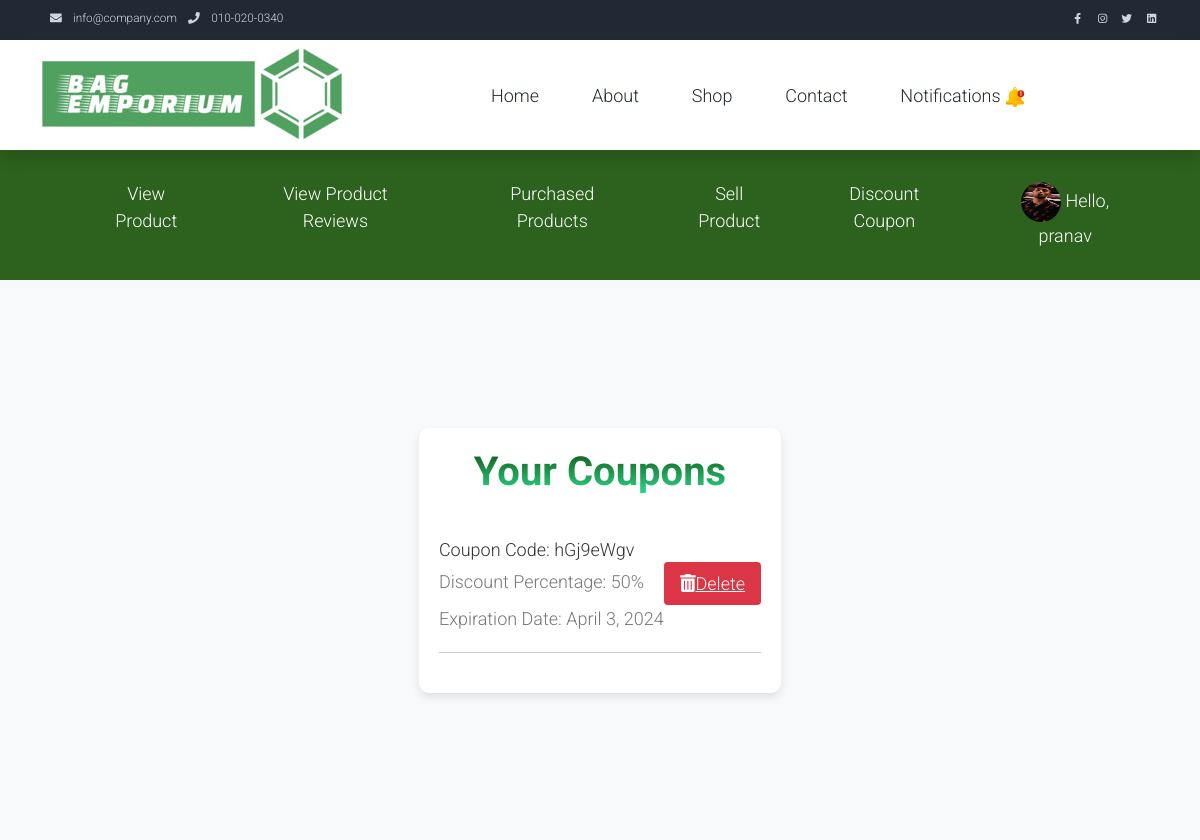
Before: /myauth/coupon_list/ (signed in) with the older database file.
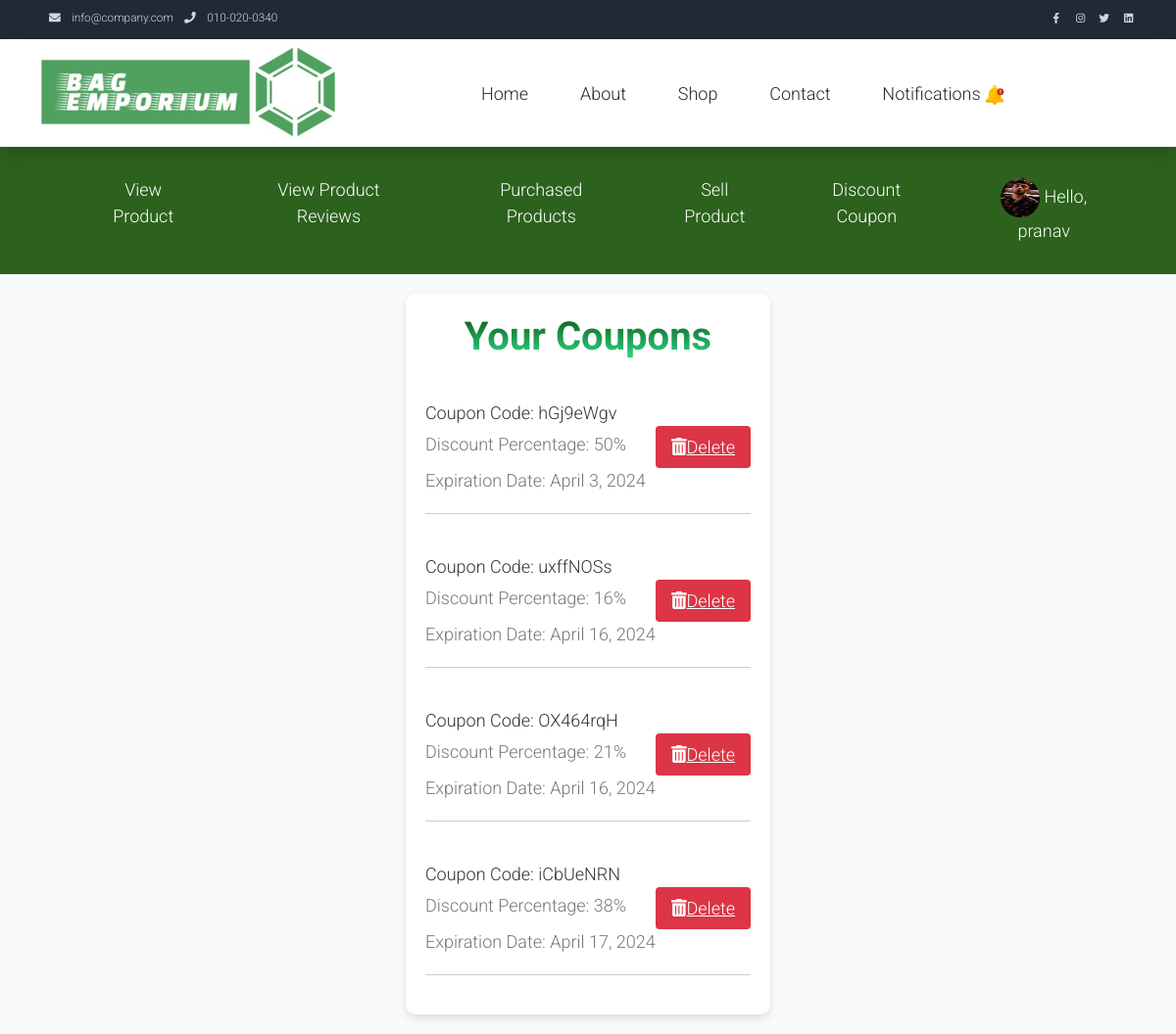
After: the same page with the newer database file.
### myauth/models.py (models this page shows)
class Coupon(models.Model):
    coupon_code = models.CharField(max_length=8, unique=True)
    discount_percentage = models.PositiveIntegerField()
    seller_id = models.ForeignKey(User, on_delete=models.DO_NOTHING, null=True, blank=True)
    visibility = models.BooleanField(default=True)
    expiration_date = models.DateField(default='2099-12-31')  # Manually defining default value

### myauth/views.py (the view)
# urls.py: path('coupon_list/', views.display_seller_coupons, name='seller_coupons'),
def display_seller_coupons(request):
    user = request.user
    print(user)
    coupons = Coupon.objects.filter(seller_id=user.id, visibility=True)
    return render(request, 'seller_coupon_list.html', {'coupons': coupons})

### templates/seller_coupon_list.html (shortened to what the changed rows need)
{% load static %}
<!DOCTYPE html>
<html lang="en">
<head>
    <link rel="stylesheet" href="{% static 'assets/css/bootstrap.min.css' %}">
    <link rel="stylesheet" href="{% static 'assets/css/templatemo.css' %}">
    <link rel="stylesheet" href="{% static 'assets/css/custom.css' %}">
    <link rel="stylesheet" href="{% static 'assets/css/fontawesome.min.css' %}">
</head>
<body>
    <!DOCTYPE html>
    <html lang="en">
    <head>
    </head>
    <body>
    </body>
    </html>
    <!DOCTYPE html>
    <html lang="en">
    <head>
        <link rel="stylesheet" href="https://cdnjs.cloudflare.com/ajax/libs/font-awesome/5.15.4/css/all.min.css">
    </head>
    <div class="bbody">
    <body>
        <div class="containerr">
            <h1 class="grad-text">Your Coupons</h1>
            <ul class="coupon-list">
                {% for coupon in coupons %}
                <li class="coupon-item">
                    <div class="coupon-details">
                        <div class="coupon-code">Coupon Code: {{ coupon.coupon_code }}</div>
                        <div class="discount-percentage">Discount Percentage: {{ coupon.discount_percentage }}%</div>
                        <div class="expiration-date">Expiration Date: {{ coupon.expiration_date }}</div>
                    </div>
                    <a href="http://127.0.0.1:8000/myauth/delete_coupon/{{ coupon.id }}/" class="delete-button" id="deleteCoupon{{ coupon.id }}"><i class="fas fa-trash-alt"></i>Delete</a>
                </li>
                {% empty %}
                <li class="empty-coupons">No coupons available.</li>
                {% endfor %}
            </ul>
        </div>
    </body>
</div>
    </html>

Changed rows visible on the page:
added Coupon: coupon_code "uxffNOSs", discount_percentage "16", expiration_date "April 16, 2024"
added Coupon: coupon_code "OX464rqH", discount_percentage "21", expiration_date "April 16, 2024"
added Coupon: coupon_code "iCbUeNRN", discount_percentage "38", expiration_date "April 17, 2024"
